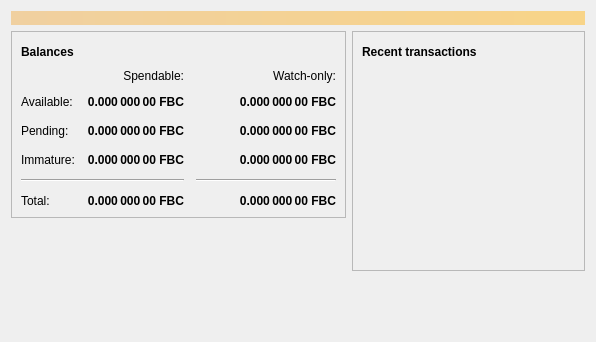
<?xml version="1.0" encoding="UTF-8"?>
<ui version="4.0">
 <class>OverviewPage</class>
 <widget class="QWidget" name="OverviewPage">
  <property name="geometry">
   <rect>
    <x>0</x>
    <y>0</y>
    <width>596</width>
    <height>342</height>
   </rect>
  </property>
  <property name="windowTitle">
   <string>Form</string>
  </property>
  <layout class="QVBoxLayout" name="topLayout">
   <item>
    <widget class="QLabel" name="labelAlerts">
     <property name="visible">
      <bool>false</bool>
     </property>
     <property name="styleSheet">
      <string notr="true">QLabel { background-color: qlineargradient(x1: 0, y1: 0, x2: 1, y2: 0, stop:0 #F0D0A0, stop:1 #F8D488); color:#000000; }</string>
     </property>
     <property name="wordWrap">
      <bool>true</bool>
     </property>
     <property name="margin">
      <number>3</number>
     </property>
     <property name="textInteractionFlags">
      <set>Qt::TextSelectableByMouse</set>
     </property>
    </widget>
   </item>
   <item>
    <layout class="QHBoxLayout" name="horizontalLayout" stretch="1,1">
     <item>
      <layout class="QVBoxLayout" name="verticalLayout_2">
       <item>
        <widget class="QFrame" name="frame">
         <property name="frameShape">
          <enum>QFrame::StyledPanel</enum>
         </property>
         <property name="frameShadow">
          <enum>QFrame::Raised</enum>
         </property>
         <layout class="QVBoxLayout" name="verticalLayout_4">
          <item>
           <layout class="QHBoxLayout" name="horizontalLayout_4">
            <item>
             <widget class="QLabel" name="label_5">
              <property name="font">
               <font>
                <weight>75</weight>
                <bold>true</bold>
               </font>
              </property>
              <property name="text">
               <string>Balances</string>
              </property>
             </widget>
            </item>
            <item>
             <widget class="QPushButton" name="labelWalletStatus">
              <property name="enabled">
               <bool>true</bool>
              </property>
              <property name="maximumSize">
               <size>
                <width>30</width>
                <height>16777215</height>
               </size>
              </property>
              <property name="toolTip">
               <string>The displayed information may be out of date. Your wallet automatically synchronizes with the FootBallCoin network after a connection is established, but this process has not completed yet.</string>
              </property>
              <property name="text">
               <string/>
              </property>
              <property name="icon">
               <iconset resource="../bitcoin.qrc">
                <normaloff>:/icons/warning</normaloff>
                <disabledoff>:/icons/warning</disabledoff>:/icons/warning</iconset>
              </property>
              <property name="iconSize">
               <size>
                <width>24</width>
                <height>24</height>
               </size>
              </property>
              <property name="flat">
               <bool>true</bool>
              </property>
             </widget>
            </item>
            <item>
             <spacer name="horizontalSpacer_3">
              <property name="orientation">
               <enum>Qt::Horizontal</enum>
              </property>
              <property name="sizeHint" stdset="0">
               <size>
                <width>40</width>
                <height>20</height>
               </size>
              </property>
             </spacer>
            </item>
           </layout>
          </item>
          <item>
           <layout class="QGridLayout" name="gridLayout">
            <property name="spacing">
             <number>12</number>
            </property>
            <item row="2" column="2">
             <widget class="QLabel" name="labelWatchPending">
              <property name="font">
               <font>
                <weight>75</weight>
                <bold>true</bold>
               </font>
              </property>
              <property name="cursor">
               <cursorShape>IBeamCursor</cursorShape>
              </property>
              <property name="toolTip">
               <string>Unconfirmed transactions to watch-only addresses</string>
              </property>
              <property name="text">
               <string notr="true">0.000 000 00 FBC</string>
              </property>
              <property name="alignment">
               <set>Qt::AlignRight|Qt::AlignTrailing|Qt::AlignVCenter</set>
              </property>
              <property name="textInteractionFlags">
               <set>Qt::LinksAccessibleByMouse|Qt::TextSelectableByKeyboard|Qt::TextSelectableByMouse</set>
              </property>
             </widget>
            </item>
            <item row="2" column="1">
             <widget class="QLabel" name="labelUnconfirmed">
              <property name="font">
               <font>
                <weight>75</weight>
                <bold>true</bold>
               </font>
              </property>
              <property name="cursor">
               <cursorShape>IBeamCursor</cursorShape>
              </property>
              <property name="toolTip">
               <string>Total of transactions that have yet to be confirmed, and do not yet count toward the spendable balance</string>
              </property>
              <property name="text">
               <string notr="true">0.000 000 00 FBC</string>
              </property>
              <property name="alignment">
               <set>Qt::AlignRight|Qt::AlignTrailing|Qt::AlignVCenter</set>
              </property>
              <property name="textInteractionFlags">
               <set>Qt::LinksAccessibleByMouse|Qt::TextSelectableByKeyboard|Qt::TextSelectableByMouse</set>
              </property>
             </widget>
            </item>
            <item row="3" column="2">
             <widget class="QLabel" name="labelWatchImmature">
              <property name="font">
               <font>
                <weight>75</weight>
                <bold>true</bold>
               </font>
              </property>
              <property name="cursor">
               <cursorShape>IBeamCursor</cursorShape>
              </property>
              <property name="toolTip">
               <string>Mined balance in watch-only addresses that has not yet matured</string>
              </property>
              <property name="text">
               <string notr="true">0.000 000 00 FBC</string>
              </property>
              <property name="alignment">
               <set>Qt::AlignRight|Qt::AlignTrailing|Qt::AlignVCenter</set>
              </property>
              <property name="textInteractionFlags">
               <set>Qt::LinksAccessibleByMouse|Qt::TextSelectableByKeyboard|Qt::TextSelectableByMouse</set>
              </property>
             </widget>
            </item>
            <item row="4" column="0" colspan="2">
             <widget class="Line" name="line">
              <property name="orientation">
               <enum>Qt::Horizontal</enum>
              </property>
             </widget>
            </item>
            <item row="4" column="2">
             <widget class="Line" name="lineWatchBalance">
              <property name="sizePolicy">
               <sizepolicy hsizetype="Preferred" vsizetype="Fixed">
                <horstretch>0</horstretch>
                <verstretch>0</verstretch>
               </sizepolicy>
              </property>
              <property name="minimumSize">
               <size>
                <width>140</width>
                <height>0</height>
               </size>
              </property>
              <property name="orientation">
               <enum>Qt::Horizontal</enum>
              </property>
             </widget>
            </item>
            <item row="5" column="0">
             <widget class="QLabel" name="labelTotalText">
              <property name="text">
               <string>Total:</string>
              </property>
             </widget>
            </item>
            <item row="3" column="1">
             <widget class="QLabel" name="labelImmature">
              <property name="font">
               <font>
                <weight>75</weight>
                <bold>true</bold>
               </font>
              </property>
              <property name="cursor">
               <cursorShape>IBeamCursor</cursorShape>
              </property>
              <property name="toolTip">
               <string>Mined balance that has not yet matured</string>
              </property>
              <property name="text">
               <string notr="true">0.000 000 00 FBC</string>
              </property>
              <property name="alignment">
               <set>Qt::AlignRight|Qt::AlignTrailing|Qt::AlignVCenter</set>
              </property>
              <property name="textInteractionFlags">
               <set>Qt::LinksAccessibleByMouse|Qt::TextSelectableByKeyboard|Qt::TextSelectableByMouse</set>
              </property>
             </widget>
            </item>
            <item row="2" column="3">
             <spacer name="horizontalSpacer_2">
              <property name="orientation">
               <enum>Qt::Horizontal</enum>
              </property>
              <property name="sizeHint" stdset="0">
               <size>
                <width>40</width>
                <height>20</height>
               </size>
              </property>
             </spacer>
            </item>
            <item row="3" column="0">
             <widget class="QLabel" name="labelImmatureText">
              <property name="text">
               <string>Immature:</string>
              </property>
             </widget>
            </item>
            <item row="5" column="1">
             <widget class="QLabel" name="labelTotal">
              <property name="font">
               <font>
                <weight>75</weight>
                <bold>true</bold>
               </font>
              </property>
              <property name="cursor">
               <cursorShape>IBeamCursor</cursorShape>
              </property>
              <property name="toolTip">
               <string>Your current total balance</string>
              </property>
              <property name="text">
               <string notr="true">0.000 000 00 FBC</string>
              </property>
              <property name="alignment">
               <set>Qt::AlignRight|Qt::AlignTrailing|Qt::AlignVCenter</set>
              </property>
              <property name="textInteractionFlags">
               <set>Qt::LinksAccessibleByMouse|Qt::TextSelectableByKeyboard|Qt::TextSelectableByMouse</set>
              </property>
             </widget>
            </item>
            <item row="5" column="2">
             <widget class="QLabel" name="labelWatchTotal">
              <property name="font">
               <font>
                <weight>75</weight>
                <bold>true</bold>
               </font>
              </property>
              <property name="cursor">
               <cursorShape>IBeamCursor</cursorShape>
              </property>
              <property name="toolTip">
               <string>Current total balance in watch-only addresses</string>
              </property>
              <property name="text">
               <string notr="true">0.000 000 00 FBC</string>
              </property>
              <property name="alignment">
               <set>Qt::AlignRight|Qt::AlignTrailing|Qt::AlignVCenter</set>
              </property>
              <property name="textInteractionFlags">
               <set>Qt::LinksAccessibleByMouse|Qt::TextSelectableByKeyboard|Qt::TextSelectableByMouse</set>
              </property>
             </widget>
            </item>
            <item row="0" column="2">
             <widget class="QLabel" name="labelWatchonly">
              <property name="text">
               <string>Watch-only:</string>
              </property>
              <property name="alignment">
               <set>Qt::AlignRight|Qt::AlignTrailing|Qt::AlignVCenter</set>
              </property>
             </widget>
            </item>
            <item row="1" column="0">
             <widget class="QLabel" name="labelBalanceText">
              <property name="text">
               <string>Available:</string>
              </property>
             </widget>
            </item>
            <item row="1" column="1">
             <widget class="QLabel" name="labelBalance">
              <property name="font">
               <font>
                <weight>75</weight>
                <bold>true</bold>
               </font>
              </property>
              <property name="cursor">
               <cursorShape>IBeamCursor</cursorShape>
              </property>
              <property name="toolTip">
               <string>Your current spendable balance</string>
              </property>
              <property name="text">
               <string notr="true">0.000 000 00 FBC</string>
              </property>
              <property name="alignment">
               <set>Qt::AlignRight|Qt::AlignTrailing|Qt::AlignVCenter</set>
              </property>
              <property name="textInteractionFlags">
               <set>Qt::LinksAccessibleByMouse|Qt::TextSelectableByKeyboard|Qt::TextSelectableByMouse</set>
              </property>
             </widget>
            </item>
            <item row="1" column="2">
             <widget class="QLabel" name="labelWatchAvailable">
              <property name="font">
               <font>
                <weight>75</weight>
                <bold>true</bold>
               </font>
              </property>
              <property name="cursor">
               <cursorShape>IBeamCursor</cursorShape>
              </property>
              <property name="toolTip">
               <string>Your current balance in watch-only addresses</string>
              </property>
              <property name="text">
               <string notr="true">0.000 000 00 FBC</string>
              </property>
              <property name="alignment">
               <set>Qt::AlignRight|Qt::AlignTrailing|Qt::AlignVCenter</set>
              </property>
              <property name="textInteractionFlags">
               <set>Qt::LinksAccessibleByMouse|Qt::TextSelectableByKeyboard|Qt::TextSelectableByMouse</set>
              </property>
             </widget>
            </item>
            <item row="2" column="0">
             <widget class="QLabel" name="labelPendingText">
              <property name="text">
               <string>Pending:</string>
              </property>
             </widget>
            </item>
            <item row="0" column="1">
             <widget class="QLabel" name="labelSpendable">
              <property name="text">
               <string>Spendable:</string>
              </property>
              <property name="alignment">
               <set>Qt::AlignRight|Qt::AlignTrailing|Qt::AlignVCenter</set>
              </property>
             </widget>
            </item>
           </layout>
          </item>
         </layout>
        </widget>
       </item>
       <item>
        <spacer name="verticalSpacer">
         <property name="orientation">
          <enum>Qt::Vertical</enum>
         </property>
         <property name="sizeHint" stdset="0">
          <size>
           <width>20</width>
           <height>40</height>
          </size>
         </property>
        </spacer>
       </item>
      </layout>
     </item>
     <item>
      <layout class="QVBoxLayout" name="verticalLayout_3">
       <item>
        <widget class="QFrame" name="frame_2">
         <property name="frameShape">
          <enum>QFrame::StyledPanel</enum>
         </property>
         <property name="frameShadow">
          <enum>QFrame::Raised</enum>
         </property>
         <layout class="QVBoxLayout" name="verticalLayout">
          <item>
           <layout class="QHBoxLayout" name="horizontalLayout_2">
            <item>
             <widget class="QLabel" name="label_4">
              <property name="font">
               <font>
                <weight>75</weight>
                <bold>true</bold>
               </font>
              </property>
              <property name="text">
               <string>Recent transactions</string>
              </property>
             </widget>
            </item>
            <item>
             <widget class="QPushButton" name="labelTransactionsStatus">
              <property name="enabled">
               <bool>true</bool>
              </property>
              <property name="maximumSize">
               <size>
                <width>30</width>
                <height>16777215</height>
               </size>
              </property>
              <property name="toolTip">
               <string>The displayed information may be out of date. Your wallet automatically synchronizes with the FootBallCoin network after a connection is established, but this process has not completed yet.</string>
              </property>
              <property name="text">
               <string/>
              </property>
              <property name="icon">
               <iconset resource="../bitcoin.qrc">
                <normaloff>:/icons/warning</normaloff>
                <disabledoff>:/icons/warning</disabledoff>:/icons/warning</iconset>
              </property>
              <property name="iconSize">
               <size>
                <width>24</width>
                <height>24</height>
               </size>
              </property>
              <property name="flat">
               <bool>true</bool>
              </property>
             </widget>
            </item>
            <item>
             <spacer name="horizontalSpacer">
              <property name="orientation">
               <enum>Qt::Horizontal</enum>
              </property>
              <property name="sizeHint" stdset="0">
               <size>
                <width>40</width>
                <height>20</height>
               </size>
              </property>
             </spacer>
            </item>
           </layout>
          </item>
          <item>
           <widget class="QListView" name="listTransactions">
            <property name="styleSheet">
             <string notr="true">QListView { background: transparent; }</string>
            </property>
            <property name="frameShape">
             <enum>QFrame::NoFrame</enum>
            </property>
            <property name="verticalScrollBarPolicy">
             <enum>Qt::ScrollBarAlwaysOff</enum>
            </property>
            <property name="horizontalScrollBarPolicy">
             <enum>Qt::ScrollBarAlwaysOff</enum>
            </property>
            <property name="selectionMode">
             <enum>QAbstractItemView::NoSelection</enum>
            </property>
           </widget>
          </item>
         </layout>
        </widget>
       </item>
       <item>
        <spacer name="verticalSpacer_2">
         <property name="orientation">
          <enum>Qt::Vertical</enum>
         </property>
         <property name="sizeHint" stdset="0">
          <size>
           <width>20</width>
           <height>40</height>
          </size>
         </property>
        </spacer>
       </item>
      </layout>
     </item>
    </layout>
   </item>
  </layout>
 </widget>
 <resources/>
 <connections/>
</ui>
